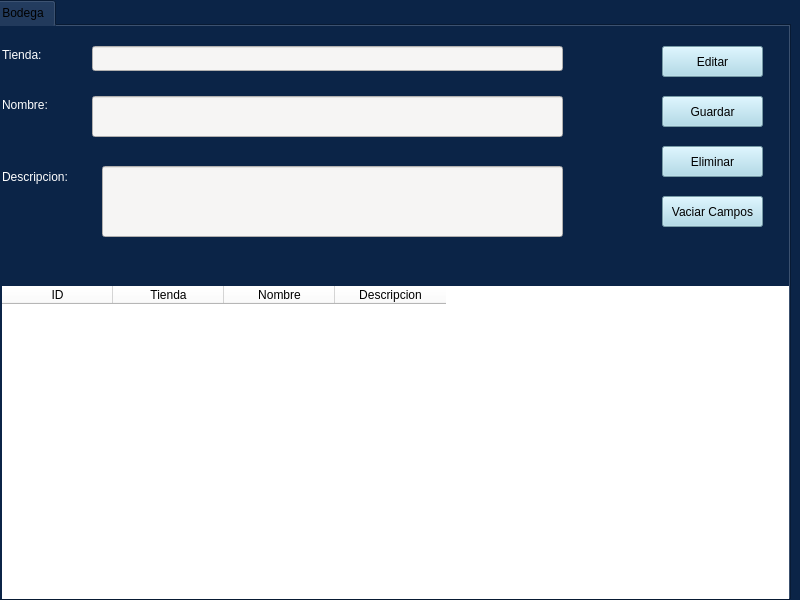
<?xml version="1.0" encoding="UTF-8"?>
<ui version="4.0">
 <class>MainWindow</class>
 <widget class="QMainWindow" name="MainWindow">
  <property name="geometry">
   <rect>
    <x>0</x>
    <y>0</y>
    <width>800</width>
    <height>600</height>
   </rect>
  </property>
  <property name="windowTitle">
   <string>Principal</string>
  </property>
  <property name="styleSheet">
   <string notr="true">background-color: rgb(11, 36, 71);</string>
  </property>
  <widget class="QWidget" name="centralwidget">
   <widget class="QTabWidget" name="tabWidget">
    <property name="geometry">
     <rect>
      <x>-10</x>
      <y>0</y>
      <width>801</width>
      <height>601</height>
     </rect>
    </property>
    <property name="minimumSize">
     <size>
      <width>22</width>
      <height>0</height>
     </size>
    </property>
    <property name="layoutDirection">
     <enum>Qt::LeftToRight</enum>
    </property>
    <property name="autoFillBackground">
     <bool>false</bool>
    </property>
    <property name="tabShape">
     <enum>QTabWidget::Rounded</enum>
    </property>
    <property name="currentIndex">
     <number>0</number>
    </property>
    <widget class="QWidget" name="Bodega">
     <attribute name="title">
      <string>Bodega</string>
     </attribute>
     <widget class="QTableWidget" name="tb_Bodega">
      <property name="geometry">
       <rect>
        <x>10</x>
        <y>260</y>
        <width>791</width>
        <height>321</height>
       </rect>
      </property>
      <property name="cursor" stdset="0">
       <cursorShape>CrossCursor</cursorShape>
      </property>
      <property name="styleSheet">
       <string notr="true">background-color: rgb(255, 255, 255);</string>
      </property>
      <property name="frameShape">
       <enum>QFrame::NoFrame</enum>
      </property>
      <property name="sizeAdjustPolicy">
       <enum>QAbstractScrollArea::AdjustToContents</enum>
      </property>
      <attribute name="horizontalHeaderDefaultSectionSize">
       <number>111</number>
      </attribute>
      <attribute name="verticalHeaderDefaultSectionSize">
       <number>25</number>
      </attribute>
      <attribute name="verticalHeaderMinimumSectionSize">
       <number>23</number>
      </attribute>
      <column>
       <property name="text">
        <string>ID</string>
       </property>
      </column>
      <column>
       <property name="text">
        <string>Tienda</string>
       </property>
      </column>
      <column>
       <property name="text">
        <string>Nombre</string>
       </property>
      </column>
      <column>
       <property name="text">
        <string>Descripcion</string>
       </property>
      </column>
     </widget>
     <widget class="QLabel" name="label">
      <property name="geometry">
       <rect>
        <x>10</x>
        <y>20</y>
        <width>91</width>
        <height>17</height>
       </rect>
      </property>
      <property name="styleSheet">
       <string notr="true">font: 14pt &quot;Ubuntu&quot;;
color: rgb(255, 255, 255);</string>
      </property>
      <property name="text">
       <string>Tienda:</string>
      </property>
     </widget>
     <widget class="QLabel" name="label_2">
      <property name="geometry">
       <rect>
        <x>10</x>
        <y>140</y>
        <width>101</width>
        <height>21</height>
       </rect>
      </property>
      <property name="styleSheet">
       <string notr="true">font: 14pt &quot;Ubuntu&quot;;
color: rgb(255, 255, 255);</string>
      </property>
      <property name="text">
       <string>Descripcion:</string>
      </property>
     </widget>
     <widget class="QLabel" name="label_3">
      <property name="geometry">
       <rect>
        <x>10</x>
        <y>70</y>
        <width>91</width>
        <height>17</height>
       </rect>
      </property>
      <property name="styleSheet">
       <string notr="true">font: 14pt &quot;Ubuntu&quot;;
color: rgb(255, 255, 255);</string>
      </property>
      <property name="text">
       <string>Nombre:</string>
      </property>
     </widget>
     <widget class="QPushButton" name="bt_Guardar_Bodega">
      <property name="geometry">
       <rect>
        <x>670</x>
        <y>70</y>
        <width>101</width>
        <height>31</height>
       </rect>
      </property>
      <property name="styleSheet">
       <string notr="true">background-color: rgb(165, 215, 232);</string>
      </property>
      <property name="text">
       <string>Guardar</string>
      </property>
     </widget>
     <widget class="QPushButton" name="bt_Editar_Bodega">
      <property name="geometry">
       <rect>
        <x>670</x>
        <y>20</y>
        <width>101</width>
        <height>31</height>
       </rect>
      </property>
      <property name="styleSheet">
       <string notr="true">background-color: rgb(165, 215, 232);</string>
      </property>
      <property name="text">
       <string>Editar</string>
      </property>
     </widget>
     <widget class="QPushButton" name="bt_Eliminar_Bodega">
      <property name="geometry">
       <rect>
        <x>670</x>
        <y>120</y>
        <width>101</width>
        <height>31</height>
       </rect>
      </property>
      <property name="styleSheet">
       <string notr="true">background-color: rgb(165, 215, 232);</string>
      </property>
      <property name="text">
       <string>Eliminar</string>
      </property>
     </widget>
     <widget class="QPushButton" name="bt_Vaciar_Bodega">
      <property name="geometry">
       <rect>
        <x>670</x>
        <y>170</y>
        <width>101</width>
        <height>31</height>
       </rect>
      </property>
      <property name="styleSheet">
       <string notr="true">background-color: rgb(165, 215, 232);</string>
      </property>
      <property name="text">
       <string>Vaciar Campos</string>
      </property>
     </widget>
     <widget class="QLineEdit" name="line_Bodega_Nombre">
      <property name="geometry">
       <rect>
        <x>100</x>
        <y>20</y>
        <width>471</width>
        <height>25</height>
       </rect>
      </property>
      <property name="styleSheet">
       <string notr="true">background-color: rgb(246, 245, 244);</string>
      </property>
     </widget>
     <widget class="QLineEdit" name="line_Bodega_Apellido">
      <property name="geometry">
       <rect>
        <x>110</x>
        <y>140</y>
        <width>461</width>
        <height>71</height>
       </rect>
      </property>
      <property name="styleSheet">
       <string notr="true">background-color: rgb(246, 245, 244);</string>
      </property>
     </widget>
     <widget class="QLineEdit" name="line_Bodega_Direccion">
      <property name="geometry">
       <rect>
        <x>100</x>
        <y>70</y>
        <width>471</width>
        <height>41</height>
       </rect>
      </property>
      <property name="styleSheet">
       <string notr="true">background-color: rgb(246, 245, 244);</string>
      </property>
     </widget>
    </widget>
   </widget>
  </widget>
 </widget>
 <resources/>
 <connections/>
</ui>
